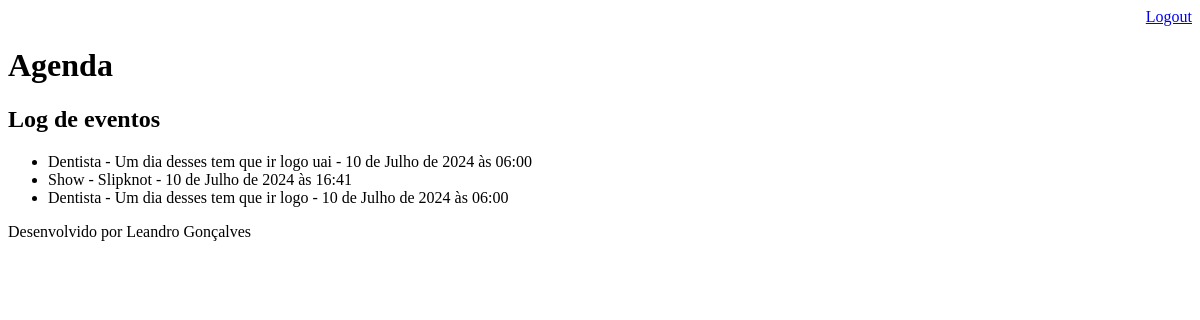
The page /agenda/log/ (signed in) on the database as committed earlier.
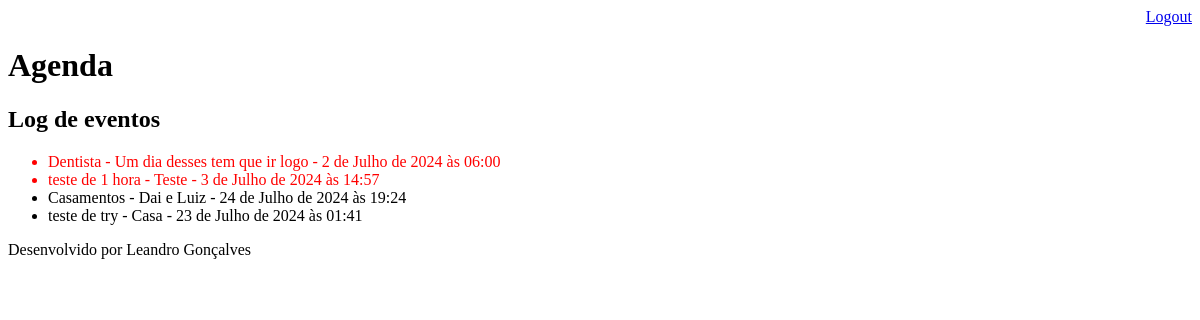
The same page on the database as committed later.
### core/models.py (models this page shows, shortened)
class Evento(models.Model):
    titulo = models.CharField(max_length=100)
    descricao = models.TextField(blank=True, null=True)
    data_evento = models.DateTimeField(verbose_name='Data do evento')
    data_criacao = models.DateTimeField(auto_now=True, verbose_name='Data de criação')
    local_evento = models.CharField(max_length=100, null=False, verbose_name='Local do evento')
    usuario = models.ForeignKey(User, on_delete=models.CASCADE)
    class Meta:
        db_table = 'evento'
    def get_evento_atrasado(self):
        if self.data_evento < datetime.now():
            return True
        else:
            return False

### core/views.py (the view)
# urls.py: path('agenda/log/', views.log_eventos),
@login_required(login_url='/login/')
def log_eventos(request):
    try:
        usuario = request.user
        evento = Evento.objects.filter(usuario=usuario)
        dados = {'eventos':evento}
    except Exception:
        Http404
    return render(request, 'log.html', dados)

### templates/log.html
{% extends 'model-page.html' %}
{% block content %}
    <h2>Log de eventos</h2>
    <div>
        <ul>
            {% for evento in eventos %}
            <li style="{% if evento.get_evento_atrasado %} color: red; {% endif %}">
                {{evento.titulo}} - {{evento.descricao}} - {{evento.data_evento}}
            </li>
            {% endfor %}
        </ul>
    </div>
{% endblock %}

### templates/model-page.html
<!DOCTYPE html>
<html lang="en">
<head>
    {% include "model-header.html" %}
</head>
<body>
    {% block content %} {% endblock %}
    {% include "model-footer.html" %}
</body>
</html>

### templates/model-header.html (shortened to what this page needs)
<div style="text-align: right">
  <a href="/logout">Logout</a>
</div>
<h1>Agenda</h1>

### templates/model-footer.html
<p>Desenvolvido por Leandro Gonçalves</p>

Rows that differ between the two databases and show on the page:
removed Evento: titulo "Dentista", descricao "Um dia desses tem que ir logo uai", data_evento "10 de Julho de 2024 às 06:00"
removed Evento: titulo "Show", descricao "Slipknot", data_evento "10 de Julho de 2024 às 16:41"
changed Evento "Dentista": data_evento "10 de Julho de 2024 às 06:00" → "2 de Julho de 2024 às 06:00"
added Evento: titulo "teste de 1 hora", descricao "Teste", data_evento "3 de Julho de 2024 às 14:57"
added Evento: titulo "Casamentos", descricao "Dai e Luiz", data_evento "24 de Julho de 2024 às 19:24"
added Evento: titulo "teste de try", descricao "Casa", data_evento "23 de Julho de 2024 às 01:41"
